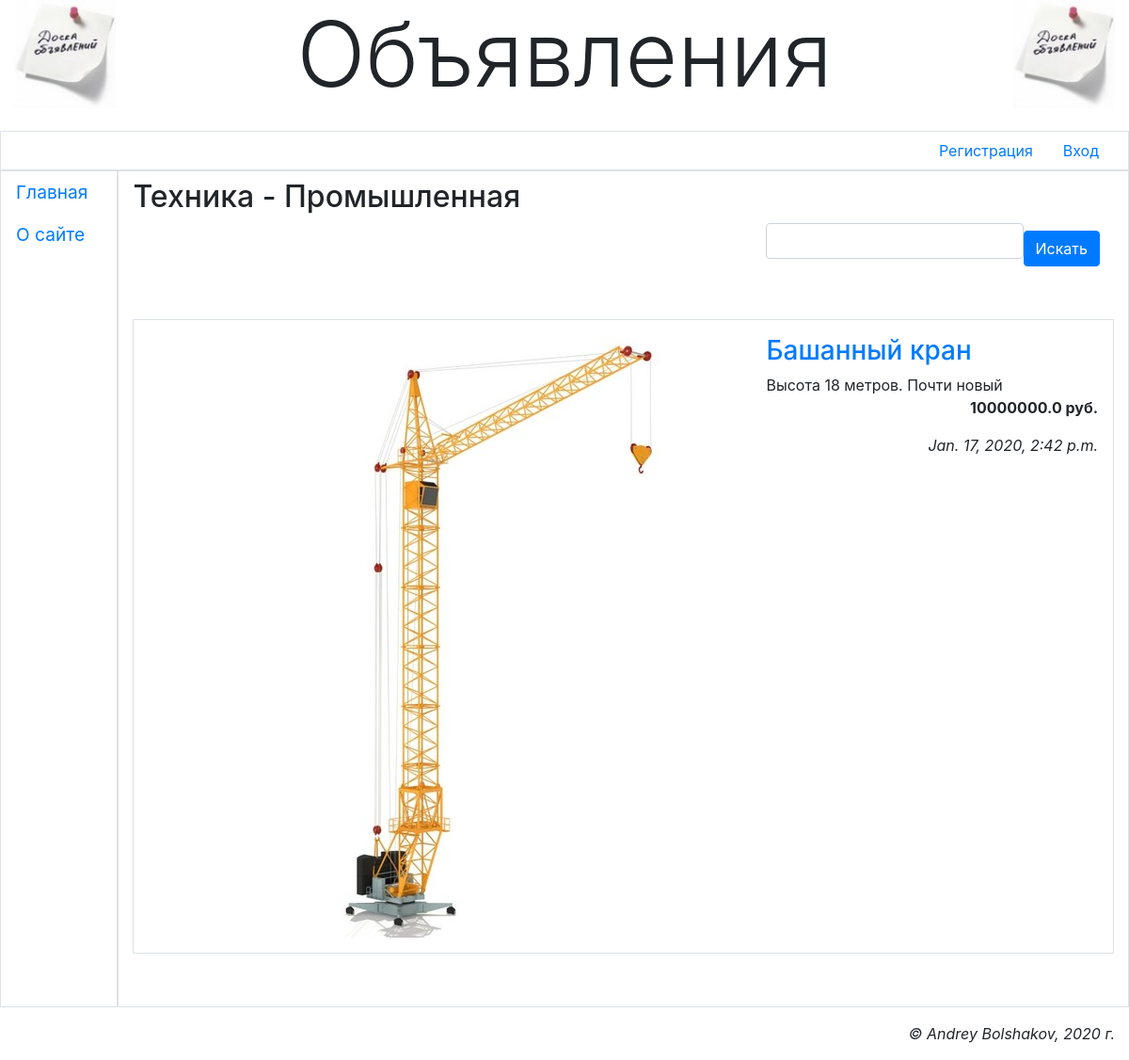
Before: /12/ with the older database file.
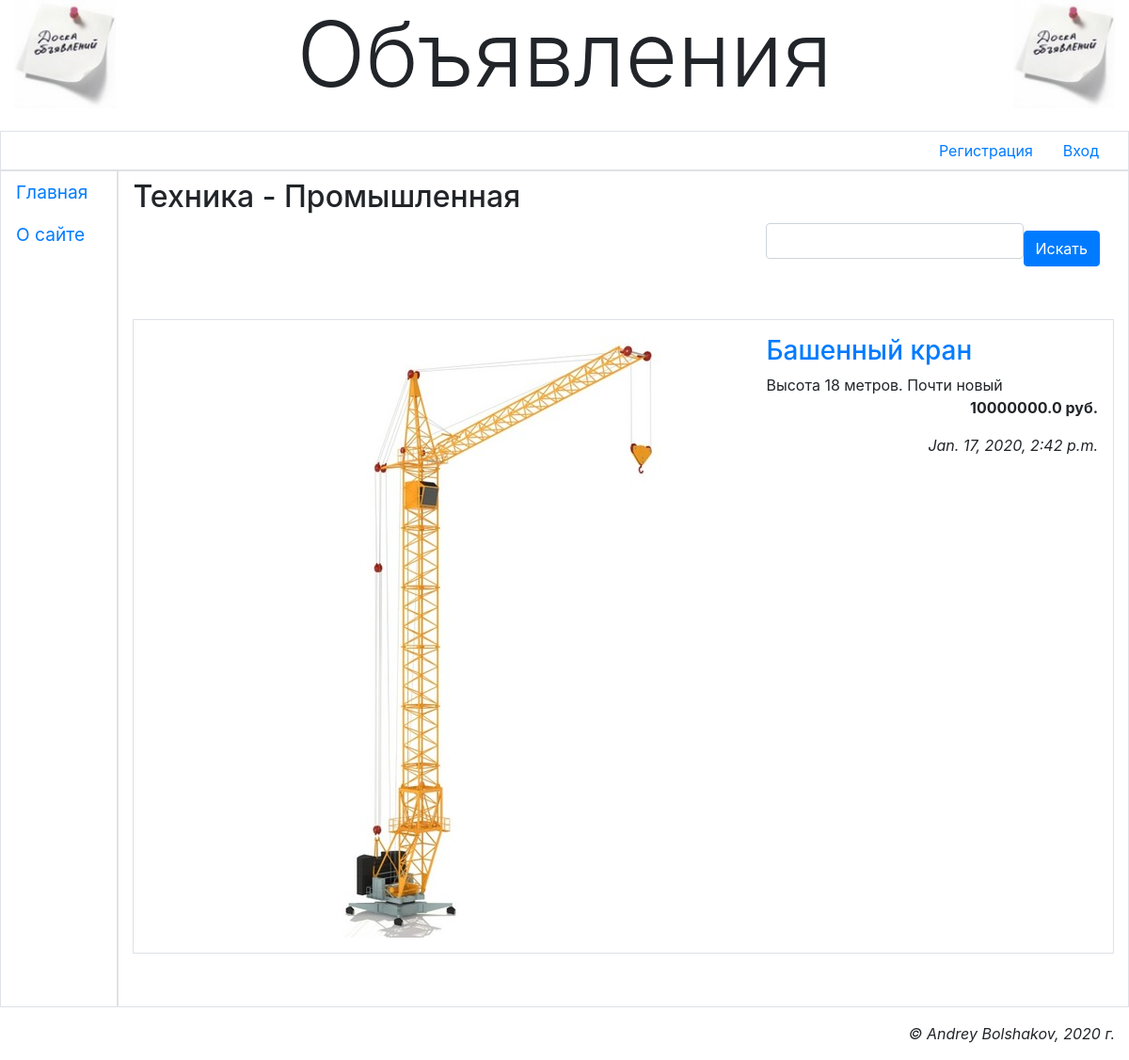
After: the same page with the newer database file.
### main/models.py (models this page shows, shortened)
class Bb(models.Model):
    rubric = models.ForeignKey(SubRubric, on_delete=models.PROTECT, verbose_name='Рубрика')
    title = models.CharField(max_length=40, verbose_name='Товар')
    content = models.TextField(verbose_name='Описание')
    price = models.FloatField(default=0, verbose_name='Цена')
    contacts = models.TextField(verbose_name='Контакты')
    image = models.ImageField(blank=True, upload_to=get_timestamp_path, verbose_name='Изображение')
    author = models.ForeignKey(AdvUser, on_delete=models.CASCADE, verbose_name='Автор объявления')
    is_active = models.BooleanField(default=True, db_index=True, verbose_name='Выводить в списке?')
    created_at = models.DateTimeField(auto_now_add=True, db_index=True, verbose_name='Опубликовано')
    class Meta:
        verbose_name_plural = 'Объявления'
        verbose_name = 'Объявление'
        ordering = ['-created_at']

### main/views.py (the view)
# urls.py: path('<int:pk>/', by_rubric, name='by_rubric'),
def by_rubric(request, pk):
    rubric = get_object_or_404(SubRubric, pk=pk)
    bbs = Bb.objects.filter(is_active=True, rubric=pk)
    if 'keyword' in request.GET:
        keyword = request.GET['keyword']
        q = Q(title__icontains=keyword) | Q(content__icontains=keyword)
        bbs = bbs.filter(q)
    else:
        keyword = ''
    form = SearchForm(initial={'keyword': keyword})
    paginator = Paginator(bbs, 2)
    if 'page' in request.GET:
        page_num = request.GET['page']
    else:
        page_num = 1
    page = paginator.get_page(page_num)
    context = {'rubric': rubric, 'page': page, 'bbs': page.object_list, 'form': form}
    return render(request, 'main/by_rubric.html', context)

### main/forms.py
class SearchForm(forms.Form):
    keyword = forms.CharField(required=False, max_length=20, label='')

### main/models.py (called while the page is built)
    def get_queryset(self):
        return super().get_queryset().filter(super_rubric__isnull=False)

    def __str__(self):
        return '%s - %s' % (self.super_rubric.name, self.name)

### main/templates/main/by_rubric.html (shortened to what this page needs)
{% extends "layout/basic.html" %}
{% load thumbnail %}
{% load static %}
{% load bootstrap4 %}
{% block content %}
<h2 class="mb-2">{{ rubric }}</h2>
<div class="container-fluid mb-2">
    <div class="row">
        <div class="col">&nbsp;</div>
        <form class="col-md-auto form-inline">
            {% bootstrap_form form show_label=False %}
            {% bootstrap_button content='Искать' button_type='submit' %}
        </form>
    </div>
</div>
{% if bbs %}
<ul class="list-unstyled">
    {% for bb in bbs %}
    <li class="media my-5 p-3 border">
        {% url 'main:detail' rubric_pk=rubric.pk pk=bb.pk as url %}
        <a href="{{ url }}{{ all }}">
        {% if bb.image %}
        <img class="mr-3" src="{% thumbnail bb.image 'default' %}">
        {% else %}
        <img class="mr-3" src="{% static 'main/empty.jpg' %}">
        {% endif %}
        </a>
        <div class="media-body">
          <h3><a href="{{ url }}{{ all }}">{{ bb.title }}</a></h3>
          <div>{{ bb.content }}</div>
          <p class="text-right font-weight-bold">{{ bb.price }} руб.</p>
          <p class="text-right font-italic">{{ bb.created_at }}</p>
        </div>
    </li>
    {% endfor %}
</ul>
{% endif %}
{% endblock %}

Changed rows visible on the page:
changed Bb "Высота 18 метров. Почти новый": title "Башанный кран" → "Башенный кран"
